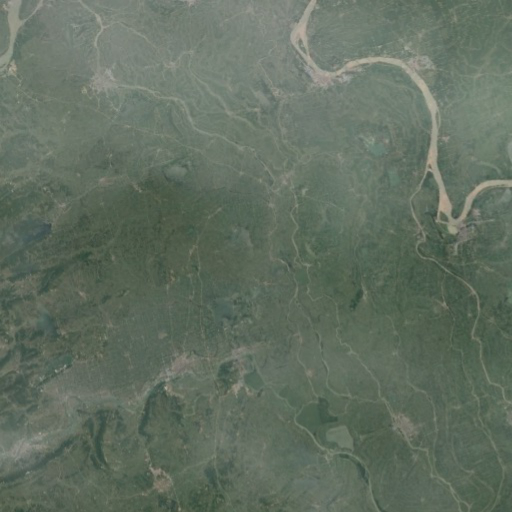
#> input picture images/488.png, 512 x 512 px
$ jupyter execute --allow-errors CloudMask.ipynb
#> lines starting #> are read from the running program, lines starting #| are printed output that depends on the picture; after the words box and inside, x2 and y2 are one past the last pixel; in counts of white or black regions, pixels touching at a corner belong together
<h1> Цель: </h1>
Здесь происходит расчет вероятности для каждого компонента HSV (Hue, Saturation, Value), для состалвение маски облаков.

HSV — это цветовая модель, которая описывает цвет в терминах оттенка (Hue), насыщенности (Saturation) и яркости (Value). Она часто используется в обработке изображений, потому что она более интуитивно понятна для человека, чем традиционная модель RGB (красный, зеленый, синий). Давайте разберем каждую составляющую:

1. Hue (Оттенок)
Hue — это цветовой тон, который описывает «цвет» как таковой. Он измеряется в градусах на круге от 0° до 360°.
- 0° — это красный цвет.
- 120° — это зеленый цвет.
- 240° — это синий цвет.
Модуль Hue позволяет получить представление о том, как изменяется цвет от одного к другому (красный, оранжевый, желтый, зеленый и так далее).
2. Saturation (Насыщенность)
Saturation — это интенсивность или чистота цвета. Чем выше насыщенность, тем более «ярким» и чистым кажется цвет.
- Когда насыщенность равна 0, цвет становится серым (оттенок теряет свою яркость).
- Когда насыщенность равна 100%, цвет максимально яркий и чистый.
3. Value (Яркость)
Value — это яркость или светимость цвета. Чем выше значение, тем ярче цвет.
- Значение 0 означает черный цвет (независимо от оттенка).
- Значение 100 означает максимально яркий цвет, то есть цвет в своей полной насыщенности.

<h2>Статьи</h2>

1. [Статья 1](https://ipabhi.org/repositorio/index.php/rca/article/view/99/109)
2. [Статья 2](https://amt.copernicus.org/articles/10/199/2017/amt-10-199-2017.pdf)
3. [Статья 3](https://www.mdpi.com/2220-9964/7/6/224)
4. [Статья 4](https://arxiv.org/pdf/2212.11369v1)
5. [Статья 5](https://towardsdev.com/how-to-repair-damaged-images-using-inpainting-methods-in-python-using-opencv-339982754137)
v1)

<h2>Набор данных</h2>
Датасеты:

- [38-cloud](https://www.kaggle.com/datasets/sorour/38cloud-cloud-segmentation-in-satellite-images/data)
- [singleImage](https://www.dataverse.harvard.edu/dataset.xhtml?persistentId=doi:10.7910/DVN/BSETKZ)

[cell 1]
import cv2
import os
import numpy as np
import matplotlib.pyplot as plt
from tqdm import tqdm
from scipy.signal import savgol_filter

[cell 2]
#константы
RES = 256
TRAIN = "38-cloud/train/"
IMG = "img/data/"
MASK = "mask/data/"

[cell 3]
def process_img():
    n_samples = len(os.listdir(TRAIN + IMG))
    H_cloud, S_cloud, V_cloud = np.zeros(256), np.zeros(256), np.zeros(256)
    H_no, S_no, V_no = np.zeros(256), np.zeros(256), np.zeros(256)

    with tqdm(total=n_samples) as bar:
        for img_f, mask_f in zip(os.listdir(TRAIN + IMG), os.listdir(TRAIN + MASK)):
            bar.update(1)

            img = cv2.cvtColor(cv2.imread(os.path.join(TRAIN, IMG, img_f)), cv2.COLOR_BGR2HSV)
            mask = cv2.cvtColor(cv2.imread(os.path.join(TRAIN, MASK, mask_f)), cv2.COLOR_BGR2GRAY)

            for y in range(RES):
                for x in range(RES):
                    if mask[y][x]:  # Cloud pixel
                        H_cloud[img[y][x][0]] += 1
                        S_cloud[img[y][x][1]] += 1
                        V_cloud[img[y][x][2]] += 1
                    else:  # No cloud pixel
                        H_no[img[y][x][0]] += 1
                        S_no[img[y][x][1]] += 1
                        V_no[img[y][x][2]] += 1

    # Compute probabilities and smoothen them
    H = savgol_filter(H_cloud / np.maximum((H_no + H_cloud), np.ones(256)), 11, 4)
    S = savgol_filter(S_cloud / np.maximum((S_no + S_cloud), np.ones(256)), 11, 4)
    V = savgol_filter(V_cloud / np.maximum((V_no + V_cloud), np.ones(256)), 11, 4)

    np.save("H.npy", H, allow_pickle=True)
    np.save("S.npy", S, allow_pickle=True)
    np.save("V.npy", V, allow_pickle=True)
    return H, S, V

#> (a cell that did not finish here is left out)

[cell 5]
H = np.load("H.npy", allow_pickle=True)
#> (reads H.npy from the repository)
S = np.load("S.npy", allow_pickle=True)
#> (reads S.npy from the repository)
V = np.load("V.npy", allow_pickle=True)
#> (reads V.npy from the repository)

[cell 6]
def plot(H, S, V):
    X = range(256)
    # Plot smoothened probability graphs for H, S and V
    plt.plot(X, H, color="tab:blue", label="Оттенок", zorder=3)
    plt.plot(X, S, color="tab:red", label="Насыщенность", zorder=3, linestyle=(0, (1, 1)))
    plt.plot(X, V, color="tab:green", label="Яркость", zorder=3, linestyle="dashed")

    plt.ylabel("Вероятность")
    plt.xlabel("Значение компонент")
    plt.title("Вероятность, что облако. По HSV представлению изображений из набора")

    plt.legend()
    plt.xlim(0, 255)
    plt.ylim(0, 1)
    plt.grid(zorder=0)
    plt.show()
#> figure, not shown here; curve peaks at x = 87, y = 0.918; curve peaks at x = 5, y = 0.974; curve peaks at x = 244, y = 0.864
#> in get_remove_clouds, image is the input picture: shape (512, 512, 3); mean B, G, R 97.1, 111.2, 98.3

[cell 7]
plot(H, S, V)

[cell 8]
def predict_cloud_mask(image_path):
    # Чтение изображения, в формате HSV
#> called with image_path = 'images/488.png'
    img = cv2.cvtColor(cv2.imread(image_path), cv2.COLOR_BGR2HSV)
#> img: shape (512, 512, 3); mean H, S, V 57.4, 35.1, 111.2

    mask_pred = np.zeros(img.shape[:2], dtype=np.uint8)

    for y in range(img.shape[0]):
        for x in range(img.shape[1]):
            h = img[y][x][0]
            s = img[y][x][1]
            v = img[y][x][2]

            # Вычисление вероятности облака на основе компонент HSV
            P = round((H[h] + S[s] + V[v]) / 3)

            mask_pred[y][x] = 255 if P == 1 else 0
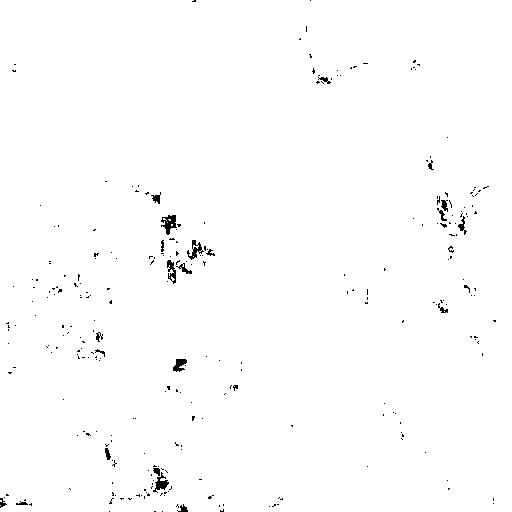
#> mask_pred: shape (512, 512); 99.1% white; black in thin lines or dots

    return mask_pred


def remove_clouds(image, mask):
    mask_dilated = cv2.dilate(mask, None, iterations=5)
#> mask_dilated: shape (512, 512); every value is 255
    # Заполнение пустоты интерполяцией
    result = cv2.inpaint(image, mask_dilated, inpaintRadius=3, flags=cv2.INPAINT_TELEA)

    return result

[cell 9]
def get_remove_clouds(image_path):
    image = cv2.imread(image_path)
    cloud_mask = predict_cloud_mask(image_path)

    image_without_clouds = remove_clouds(image, cloud_mask)

    # Отображаем исходное изображение, маску и результат
    plt.figure(figsize=(15, 5))

    # Отображаем исходное изображение
    plt.subplot(1, 3, 1)
    plt.imshow(cv2.cvtColor(image, cv2.COLOR_BGR2RGB))
    plt.title("Исходное")
    plt.axis('off')

    # Отображаем маску облаков
    plt.subplot(1, 3, 2)
    plt.imshow(cloud_mask, cmap='gray')
    plt.title("Маска облаков")
    plt.axis('off')

    # Отображаем изображение без облаков
    plt.subplot(1, 3, 3)
    plt.imshow(cv2.cvtColor(image_without_clouds, cv2.COLOR_BGR2RGB))
    plt.title("Обработанное")
    plt.axis('off')

    plt.show()

[cell 10]
get_remove_clouds("images/488.png")

[cell 11]
get_remove_clouds("images/30-11-2021_15-55-11-477318.png")
#> call 2 of get_remove_clouds, with image_path = 'images/30-11-2021_15-55-11-477318.png'
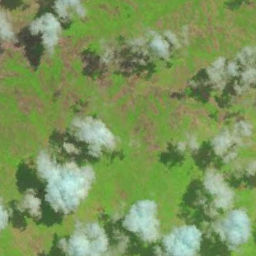
#> input picture images/30-11-2021_15-55-11-477318.png, 256 x 256 px
#> in get_remove_clouds, image is the input picture: shape (256, 256, 3); mean B, G, R 92.2, 148.5, 124.9
#> in predict_cloud_mask (call 2), `img = cv2.cvtColor(cv2.imread(image_path), cv2.COLOR_BGR2HSV)`: img: shape (256, 256, 3); mean H, S, V 43.8, 101.5, 149
#> after the loop in predict_cloud_mask (call 2), `for y in range(img.shape[0]):`: mask_pred: shape (256, 256); 30.1% white; 588 white regions (533 under 20 px), largest, box (x1, y1, x2, y2) and area: (36, 150, 202, 256) 7390, (200, 169, 256, 256) 2298, (189, 118, 256, 173) 1434
#> in remove_clouds (call 2), `mask_dilated = cv2.dilate(mask, None, iterations=5)`: mask_dilated: shape (256, 256); 89.2% white; 55 black regions (30 under 20 px), largest, box (x1, y1, x2, y2) and area: (0, 40, 92, 155) 2661, (113, 71, 158, 156) 901, (88, 33, 128, 99) 612

[cell 12]
get_remove_clouds("images/03VWG_20000.jpg")
#> call 3 of get_remove_clouds, with image_path = 'images/03VWG_20000.jpg'
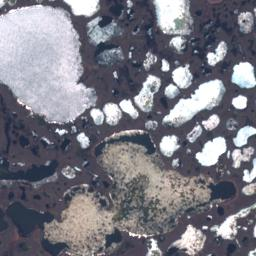
#> input picture images/03VWG_20000.jpg, 256 x 256 px
#> in get_remove_clouds, image is the input picture: shape (256, 256, 3); mean B, G, R 131.5, 121.6, 121.8
#> call 3 of predict_cloud_mask, with image_path = 'images/03VWG_20000.jpg'
#> in predict_cloud_mask (call 3), `img = cv2.cvtColor(cv2.imread(image_path), cv2.COLOR_BGR2HSV)`: img: shape (256, 256, 3); mean H, S, V 106, 35.6, 133.4
#> after the loop in predict_cloud_mask (call 3), `for y in range(img.shape[0]):`:
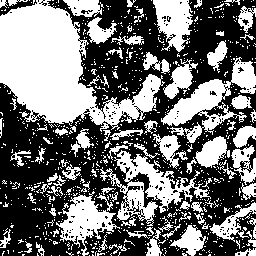
#> mask_pred: shape (256, 256); 45.5% white; 814 white regions (727 under 20 px), largest, box (x1, y1, x2, y2) and area: (0, 0, 165, 132) 10149, (161, 57, 256, 143) 2646, (100, 150, 211, 226) 2587
#> in remove_clouds (call 3), `mask_dilated = cv2.dilate(mask, None, iterations=5)`: mask_dilated: shape (256, 256); 97.5% white; 21 black regions (11 under 20 px), largest, box (x1, y1, x2, y2) and area: (0, 210, 40, 234) 433, (195, 23, 235, 49) 352, (0, 153, 48, 179) 349

[cell 13]
get_remove_clouds("images/07WER_10000.jpg")
#> call 4 of get_remove_clouds, with image_path = 'images/07WER_10000.jpg'
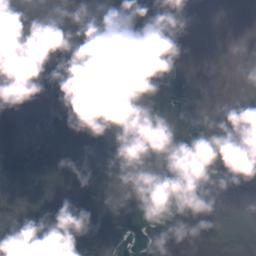
#> input picture images/07WER_10000.jpg, 256 x 256 px
#> in get_remove_clouds, image is the input picture: shape (256, 256, 3); mean B, G, R 147.5, 136.2, 133.4
#> call 4 of predict_cloud_mask, with image_path = 'images/07WER_10000.jpg'
#> in predict_cloud_mask (call 4), `img = cv2.cvtColor(cv2.imread(image_path), cv2.COLOR_BGR2HSV)`: img: shape (256, 256, 3); mean H, S, V 105.9, 39.3, 148.6
#> after the loop in predict_cloud_mask (call 4), `for y in range(img.shape[0]):`:
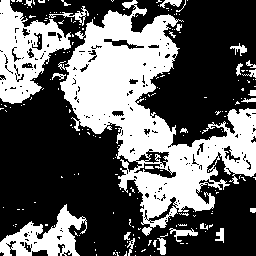
#> mask_pred: shape (256, 256); 38.1% white; 201 white regions (177 under 20 px), largest, box (x1, y1, x2, y2) and area: (58, 0, 256, 236) 17384, (0, 0, 71, 104) 3769, (0, 204, 87, 256) 2021
#> in remove_clouds (call 4), `mask_dilated = cv2.dilate(mask, None, iterations=5)`: mask_dilated: shape (256, 256); 68.2% white; 13 black regions (7 under 20 px), largest, box (x1, y1, x2, y2) and area: (0, 85, 135, 256) 10901, (151, 0, 256, 135) 7055, (171, 185, 256, 256) 2552, (76, 0, 106, 9) 136, (81, 238, 90, 256) 107, (143, 0, 151, 3) 24

[cell 14]
get_remove_clouds("images/03VWG_20001000.jpg")
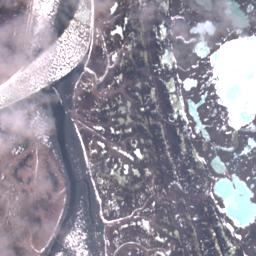
#> input picture images/03VWG_20001000.jpg, 256 x 256 px
#> in get_remove_clouds, image is the input picture: shape (256, 256, 3); mean B, G, R 158.7, 146.3, 150.4
#> in predict_cloud_mask (call 5), `img = cv2.cvtColor(cv2.imread(image_path), cv2.COLOR_BGR2HSV)`: img: shape (256, 256, 3); mean H, S, V 128.7, 26.6, 159.6
#> after the loop in predict_cloud_mask (call 5), `for y in range(img.shape[0]):`:
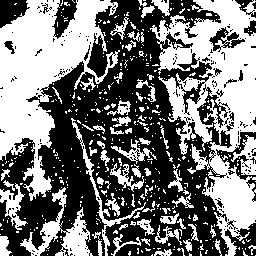
#> mask_pred: shape (256, 256); 47.1% white; 460 white regions (396 under 20 px), largest, box (x1, y1, x2, y2) and area: (150, 0, 256, 256) 11773, (0, 0, 120, 201) 10300, (20, 187, 93, 256) 1544
#> in remove_clouds (call 5), `mask_dilated = cv2.dilate(mask, None, iterations=5)`: mask_dilated: shape (256, 256); 97.6% white; 35 black regions (23 under 20 px), largest, box (x1, y1, x2, y2) and area: (55, 109, 72, 160) 327, (70, 173, 88, 214) 243, (26, 202, 54, 218) 212
#> in remove_clouds (call 5), `result = cv2.inpaint(image, mask_dilated, inpaintRadius=3, flags=cv2.I..`:
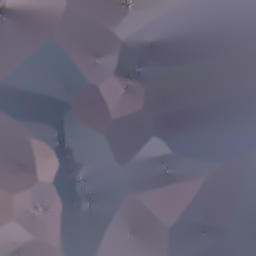
#> result: shape (256, 256, 3); mean B, G, R 119, 100.9, 103.5
#> in get_remove_clouds (call 5), `plt.show()`:
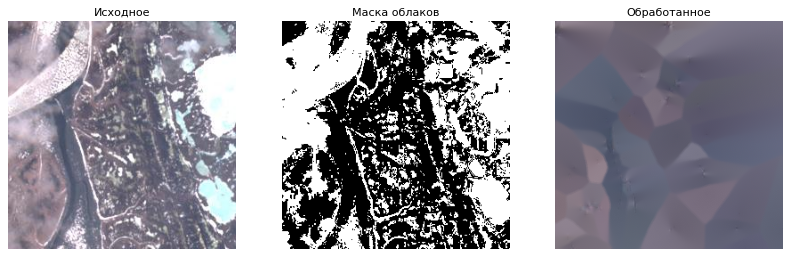
#> figure drawn by matplotlib, 3 panels
